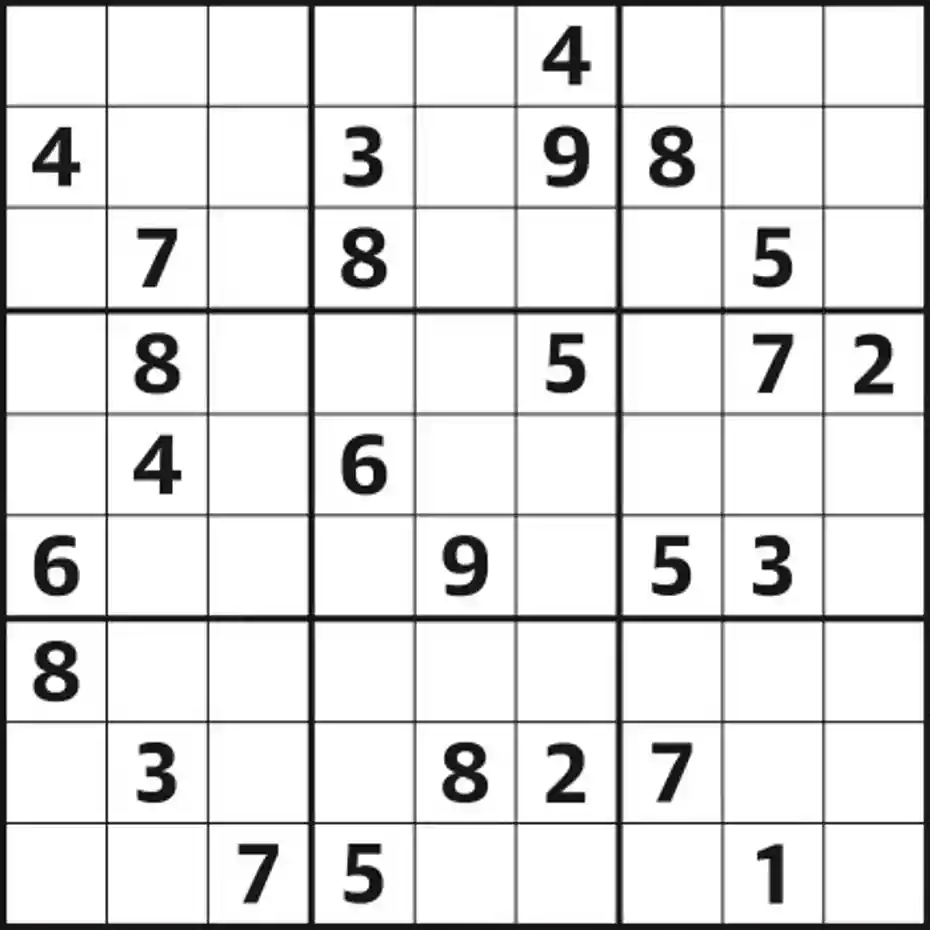
#> input picture Resurse/1.jpg, 930 x 930 px
$ python -i utils.py   (imports and definitions only)
#> lines starting #> are read from the running program, lines starting #| are printed output that depends on the picture; after the words box and inside, x2 and y2 are one past the last pixel; in counts of white or black regions, pixels touching at a corner belong together
import cv2
import numpy


# Preprocessing Image
def preProcess(src):
    grayScale = cv2.cvtColor(src, cv2.COLOR_RGB2GRAY)
    imgBlur = cv2.GaussianBlur(grayScale, (5, 5), 1)
    thresholdImg = cv2.adaptiveThreshold(imgBlur, 255, 1, 1, 11, 2)
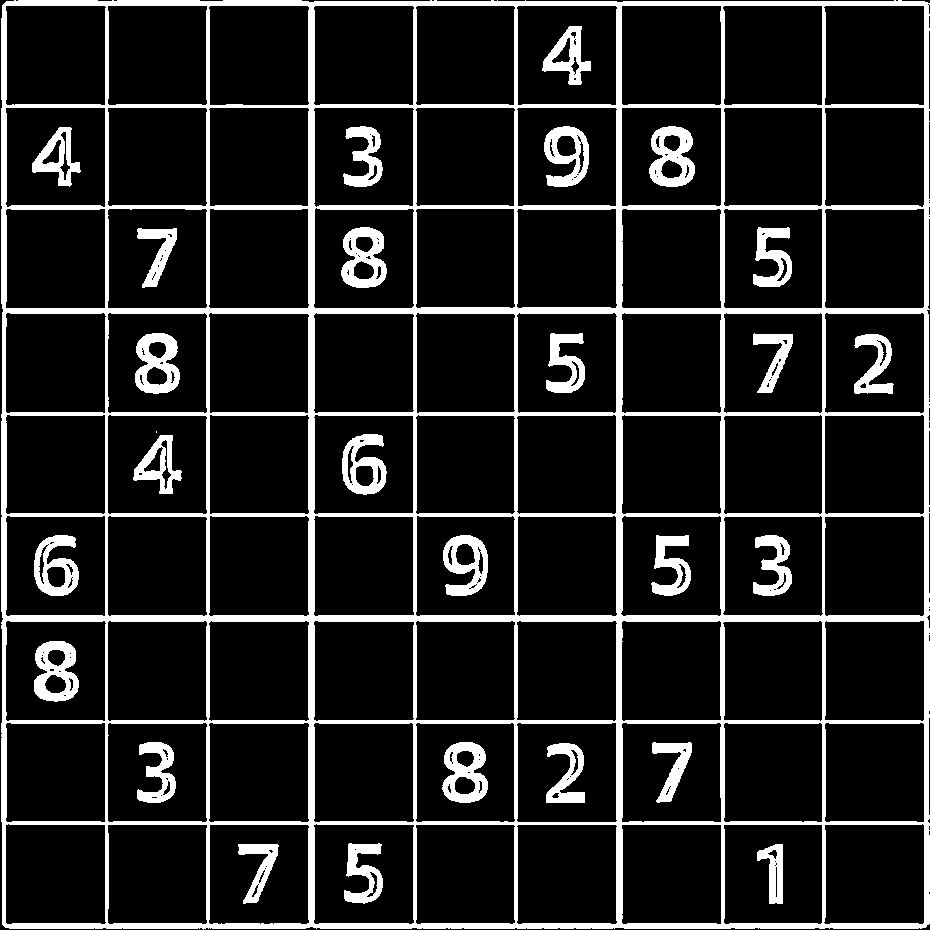
#> thresholdImg: shape (930, 930); 13.9% white; 28 white regions (1 under 20 px), largest, box (x1, y1, x2, y2) and area: (1, 0, 930, 930) 86353, (649, 126, 695, 187) 1672, (442, 742, 488, 803) 1659
    return thresholdImg


# Reorder points for Warp Perspective
# [81 lines left out: functions reorder, biggestContur, splitBoxes, getPredictions, displayNumbers, drawGrid, not called in this run]

>>> import cv2
>>> picture = cv2.cvtColor(cv2.imread('Resurse/1.jpg'), cv2.COLOR_BGR2RGB)
>>> result = preProcess(picture)

$ run again, on Resurse/3.jpg
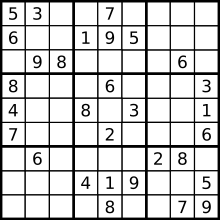
#> input picture Resurse/3.jpg, 220 x 220 px
#> picture is the input picture: shape (220, 220, 3); min 0, max 255, mean 206.8
#> in preProcess, `imgBlur = cv2.GaussianBlur(grayScale, (5, 5), 1)`:
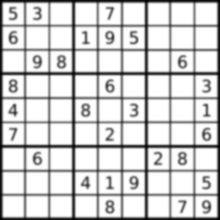
#> imgBlur: shape (220, 220); min 1, max 255, mean 206.9
#> in preProcess, `thresholdImg = cv2.adaptiveThreshold(imgBlur, 255, 1, 1, 11, 2)`:
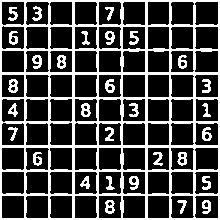
#> thresholdImg: shape (220, 220); 27.6% white; 31 white regions, largest, box (x1, y1, x2, y2) and area: (0, 0, 220, 220) 11020, (8, 79, 18, 93) 92, (81, 103, 91, 117) 92

$ run again, on Resurse/4.jpg
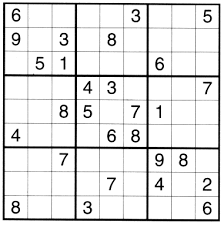
#> input picture Resurse/4.jpg, 224 x 225 px
#> picture is the input picture: shape (225, 224, 3); min 0, max 255, mean 228
#> in preProcess, `imgBlur = cv2.GaussianBlur(grayScale, (5, 5), 1)`:
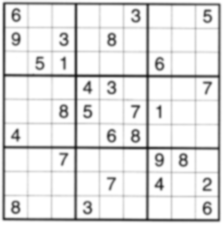
#> imgBlur: shape (225, 224); min 25, max 255, mean 228
#> in preProcess, `thresholdImg = cv2.adaptiveThreshold(imgBlur, 255, 1, 1, 11, 2)`:
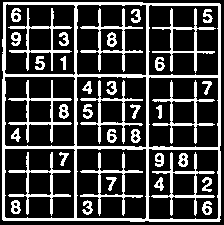
#> thresholdImg: shape (225, 224); 26.3% white; 38 white regions, largest, box (x1, y1, x2, y2) and area: (2, 2, 221, 222) 5242, (151, 152, 215, 216) 665, (8, 152, 71, 216) 659
